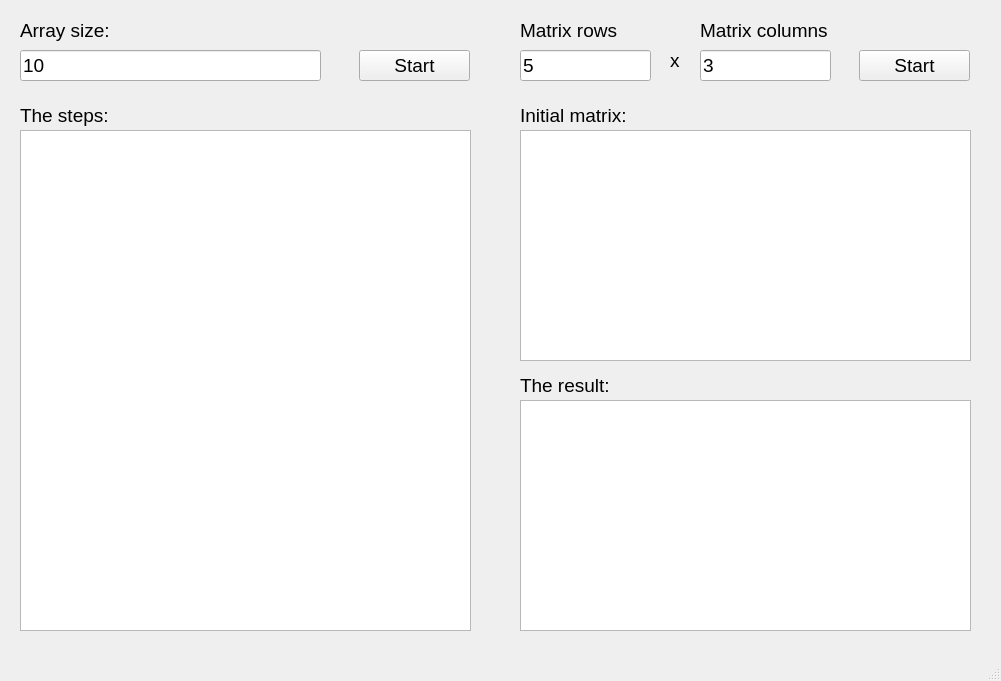
<?xml version="1.0" encoding="UTF-8"?>
<ui version="4.0">
 <class>MainWindow</class>
 <widget class="QMainWindow" name="MainWindow">
  <property name="geometry">
   <rect>
    <x>0</x>
    <y>0</y>
    <width>1001</width>
    <height>681</height>
   </rect>
  </property>
  <property name="windowTitle">
   <string>MainWindow</string>
  </property>
  <widget class="QWidget" name="centralwidget">
   <widget class="QPushButton" name="pushButton">
    <property name="geometry">
     <rect>
      <x>359</x>
      <y>50</y>
      <width>111</width>
      <height>31</height>
     </rect>
    </property>
    <property name="font">
     <font>
      <pointsize>14</pointsize>
     </font>
    </property>
    <property name="text">
     <string>Start</string>
    </property>
   </widget>
   <widget class="QLabel" name="label_2">
    <property name="geometry">
     <rect>
      <x>20</x>
      <y>100</y>
      <width>221</width>
      <height>31</height>
     </rect>
    </property>
    <property name="font">
     <font>
      <pointsize>14</pointsize>
     </font>
    </property>
    <property name="text">
     <string>The steps:</string>
    </property>
   </widget>
   <widget class="QLineEdit" name="lineEdit">
    <property name="geometry">
     <rect>
      <x>20</x>
      <y>50</y>
      <width>301</width>
      <height>31</height>
     </rect>
    </property>
    <property name="font">
     <font>
      <pointsize>14</pointsize>
     </font>
    </property>
    <property name="text">
     <string>10</string>
    </property>
    <property name="readOnly">
     <bool>false</bool>
    </property>
   </widget>
   <widget class="QPlainTextEdit" name="plainTextEdit">
    <property name="geometry">
     <rect>
      <x>20</x>
      <y>130</y>
      <width>451</width>
      <height>501</height>
     </rect>
    </property>
    <property name="font">
     <font>
      <pointsize>14</pointsize>
     </font>
    </property>
    <property name="readOnly">
     <bool>true</bool>
    </property>
   </widget>
   <widget class="QLabel" name="label">
    <property name="geometry">
     <rect>
      <x>20</x>
      <y>20</y>
      <width>251</width>
      <height>21</height>
     </rect>
    </property>
    <property name="font">
     <font>
      <pointsize>14</pointsize>
     </font>
    </property>
    <property name="text">
     <string>Array size:</string>
    </property>
   </widget>
   <widget class="QPushButton" name="pushButton_2">
    <property name="geometry">
     <rect>
      <x>859</x>
      <y>50</y>
      <width>111</width>
      <height>31</height>
     </rect>
    </property>
    <property name="font">
     <font>
      <pointsize>14</pointsize>
     </font>
    </property>
    <property name="text">
     <string>Start</string>
    </property>
   </widget>
   <widget class="QLabel" name="label_5">
    <property name="geometry">
     <rect>
      <x>520</x>
      <y>370</y>
      <width>221</width>
      <height>31</height>
     </rect>
    </property>
    <property name="font">
     <font>
      <pointsize>14</pointsize>
     </font>
    </property>
    <property name="text">
     <string>The result:</string>
    </property>
   </widget>
   <widget class="QPlainTextEdit" name="plainTextEdit_2">
    <property name="geometry">
     <rect>
      <x>520</x>
      <y>130</y>
      <width>451</width>
      <height>231</height>
     </rect>
    </property>
    <property name="font">
     <font>
      <pointsize>14</pointsize>
     </font>
    </property>
   </widget>
   <widget class="QPlainTextEdit" name="plainTextEdit_3">
    <property name="geometry">
     <rect>
      <x>520</x>
      <y>400</y>
      <width>451</width>
      <height>231</height>
     </rect>
    </property>
    <property name="font">
     <font>
      <pointsize>14</pointsize>
     </font>
    </property>
   </widget>
   <widget class="QLineEdit" name="lineEdit_3">
    <property name="geometry">
     <rect>
      <x>700</x>
      <y>50</y>
      <width>131</width>
      <height>31</height>
     </rect>
    </property>
    <property name="font">
     <font>
      <pointsize>14</pointsize>
     </font>
    </property>
    <property name="text">
     <string>3</string>
    </property>
    <property name="readOnly">
     <bool>false</bool>
    </property>
   </widget>
   <widget class="QLabel" name="label_6">
    <property name="geometry">
     <rect>
      <x>670</x>
      <y>50</y>
      <width>21</width>
      <height>21</height>
     </rect>
    </property>
    <property name="font">
     <font>
      <pointsize>14</pointsize>
     </font>
    </property>
    <property name="text">
     <string>x</string>
    </property>
   </widget>
   <widget class="QLabel" name="label_7">
    <property name="geometry">
     <rect>
      <x>700</x>
      <y>20</y>
      <width>131</width>
      <height>21</height>
     </rect>
    </property>
    <property name="font">
     <font>
      <pointsize>14</pointsize>
     </font>
    </property>
    <property name="text">
     <string>Matrix columns</string>
    </property>
   </widget>
   <widget class="QLabel" name="label_3">
    <property name="geometry">
     <rect>
      <x>520</x>
      <y>20</y>
      <width>111</width>
      <height>21</height>
     </rect>
    </property>
    <property name="font">
     <font>
      <pointsize>14</pointsize>
     </font>
    </property>
    <property name="text">
     <string>Matrix rows</string>
    </property>
   </widget>
   <widget class="QLabel" name="label_4">
    <property name="geometry">
     <rect>
      <x>520</x>
      <y>100</y>
      <width>221</width>
      <height>31</height>
     </rect>
    </property>
    <property name="font">
     <font>
      <pointsize>14</pointsize>
     </font>
    </property>
    <property name="text">
     <string>Initial matrix:</string>
    </property>
   </widget>
   <widget class="QLineEdit" name="lineEdit_2">
    <property name="geometry">
     <rect>
      <x>520</x>
      <y>50</y>
      <width>131</width>
      <height>31</height>
     </rect>
    </property>
    <property name="font">
     <font>
      <pointsize>14</pointsize>
     </font>
    </property>
    <property name="text">
     <string>5</string>
    </property>
    <property name="maxLength">
     <number>10</number>
    </property>
    <property name="readOnly">
     <bool>false</bool>
    </property>
   </widget>
  </widget>
  <widget class="QMenuBar" name="menubar">
   <property name="geometry">
    <rect>
     <x>0</x>
     <y>0</y>
     <width>1001</width>
     <height>21</height>
    </rect>
   </property>
  </widget>
  <widget class="QStatusBar" name="statusbar"/>
 </widget>
 <resources/>
 <connections/>
</ui>
